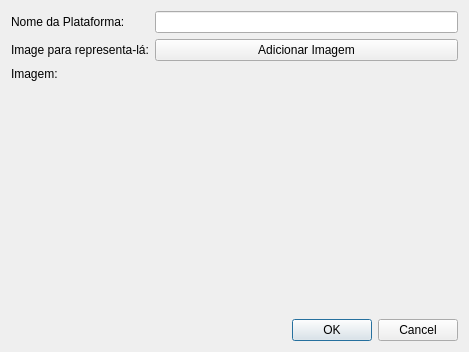
<?xml version="1.0" encoding="UTF-8"?>
<ui version="4.0">
 <class>Dialog</class>
 <widget class="QDialog" name="Dialog">
  <property name="geometry">
   <rect>
    <x>0</x>
    <y>0</y>
    <width>469</width>
    <height>352</height>
   </rect>
  </property>
  <property name="windowTitle">
   <string>Adicionar Plataforma</string>
  </property>
  <property name="modal">
   <bool>true</bool>
  </property>
  <layout class="QVBoxLayout" name="verticalLayout">
   <item>
    <layout class="QFormLayout" name="formLayout">
     <item row="0" column="0">
      <widget class="QLabel" name="label">
       <property name="text">
        <string>Nome da Plataforma:</string>
       </property>
      </widget>
     </item>
     <item row="0" column="1">
      <widget class="QLineEdit" name="txtNome"/>
     </item>
     <item row="1" column="0">
      <widget class="QLabel" name="label_2">
       <property name="text">
        <string>Image para representa-lá:</string>
       </property>
      </widget>
     </item>
     <item row="1" column="1">
      <widget class="QPushButton" name="btnImage">
       <property name="text">
        <string>Adicionar Imagem</string>
       </property>
      </widget>
     </item>
     <item row="2" column="0">
      <widget class="QLabel" name="label_3">
       <property name="text">
        <string>Imagem:</string>
       </property>
      </widget>
     </item>
     <item row="2" column="1">
      <widget class="QLabel" name="labelImg">
       <property name="text">
        <string/>
       </property>
      </widget>
     </item>
    </layout>
   </item>
   <item>
    <widget class="QDialogButtonBox" name="buttonBox">
     <property name="orientation">
      <enum>Qt::Horizontal</enum>
     </property>
     <property name="standardButtons">
      <set>QDialogButtonBox::Cancel|QDialogButtonBox::Ok</set>
     </property>
    </widget>
   </item>
  </layout>
 </widget>
 <resources/>
 <connections>
  <connection>
   <sender>buttonBox</sender>
   <signal>accepted()</signal>
   <receiver>Dialog</receiver>
   <slot>accept()</slot>
   <hints>
    <hint type="sourcelabel">
     <x>248</x>
     <y>254</y>
    </hint>
    <hint type="destinationlabel">
     <x>157</x>
     <y>274</y>
    </hint>
   </hints>
  </connection>
  <connection>
   <sender>buttonBox</sender>
   <signal>rejected()</signal>
   <receiver>Dialog</receiver>
   <slot>reject()</slot>
   <hints>
    <hint type="sourcelabel">
     <x>316</x>
     <y>260</y>
    </hint>
    <hint type="destinationlabel">
     <x>286</x>
     <y>274</y>
    </hint>
   </hints>
  </connection>
 </connections>
</ui>
